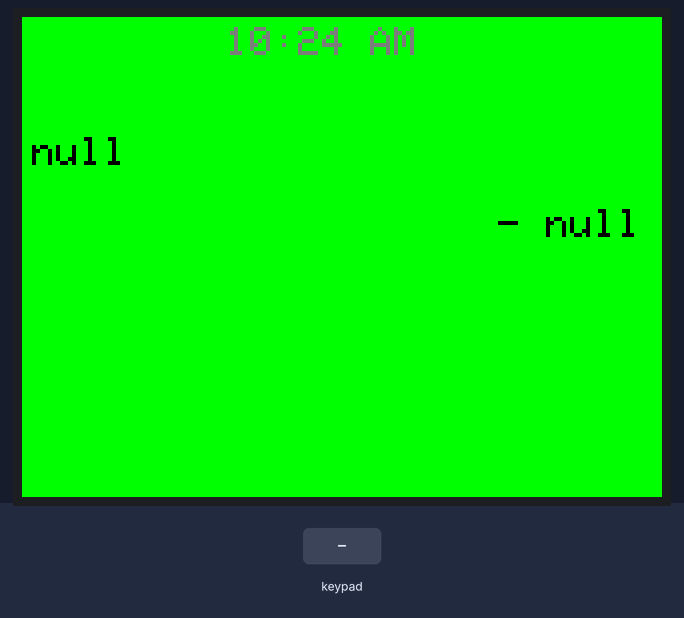
This program was run on a simulated ESP32. Parts: 320×240 colour display. Inputs (shaded band) come from the test bench. WiFi joins after 1.5 s; servers stay silent unless stated; the local clock reads 2024-03-15 10:24:30 at power-on unless the program sets it; not simulated (calls return 0 or success): secrets.h; what the program prints to the serial monitor is not drawn.

Above: at 3.1 s.
3.2 s: key 'A' pressed
At 3.34 s:
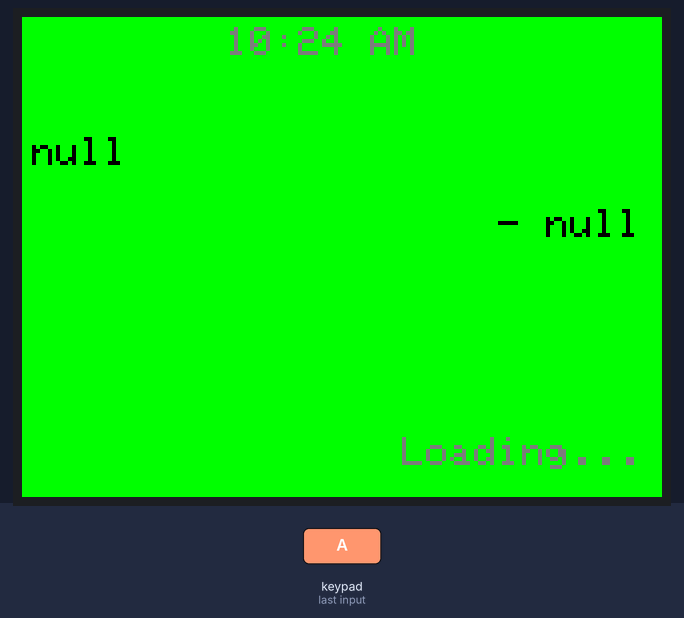
4.9 s: key 'A' pressed
At 5.04 s:
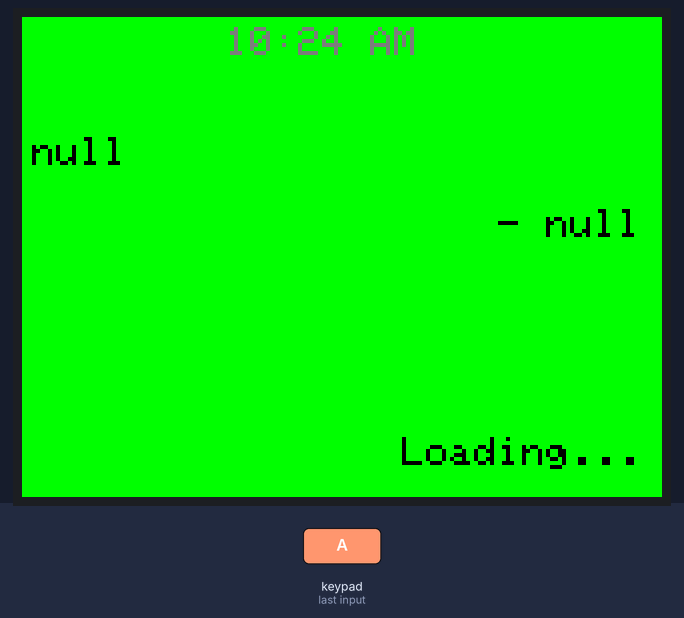
Timing chart, 0 to 7.9 s (numbered marks = the images above; inputs shaded):
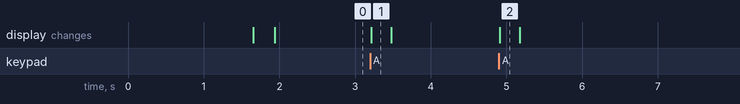

The program:

main.cpp
```cpp
/**
 * CSC230 Final
 * Author: Levi Terry
 *
 * Description: Fetches random quotes from the Quotable API and displays them on the screen. Has autofetch functionality and shows the current time
 */

#include <Arduino.h>
#include <WiFi.h>
#include <HTTPClient.h>
#include <WiFiClientSecure.h>
#include <M5Core2.h>
#include <Arduino_JSON.h>
#include <algorithm>

#include "secrets.h"
#include "time.h"

// Prototypes
String getQuote();
JSONVar parseJson(String jsonString);
void drawWrappedText(String text, String author, int x, int y, int textSize = 2);
String formatAutofetchDelay(int timeout);
String getCurrentTime();
String convertTo12HTime(String time24);

int autoFetchTimeY = 25;
int quoteY = 60;

// Autofetch settings
bool autoFetch = false;
int autoFetchTimeout = 30000;
unsigned long lastFetchTime = 0;

// Timeout options 5s, 10s, 20s, 30s, 1m, 30m, 1h
int timeouts[] = {5000, 10000, 20000, 30000, 60000, 1800000, 3600000};

const char* ntpServer = "pool.ntp.org";
const long gmtOffset_sec = -7 * 3600;
const int daylightOffset_sec = 0;

unsigned long lastTimeUpdate = 0;
static int lastMinute = -1;
struct tm startTimeInfo;

void setup() {
  Serial.begin(115200);
  // while (!Serial) {;}

  // Connect to WiFi
  Serial.println("Connecting to WiFi...");
  WiFi.begin(WIFI_SSID, WIFI_PASSWORD);
  while (WiFi.status() != WL_CONNECTED) {
    Serial.print(".");
    delay(500);
  }

  Serial.println();

  IPAddress localIP = WiFi.localIP();
  Serial.print("Connected to WiFi. IP Address: ");
  Serial.println(localIP);
  Serial.println();

  configTime(gmtOffset_sec, daylightOffset_sec, ntpServer);

  Serial.println("Current time: " + convertTo12HTime(getCurrentTime()));

  M5.begin();

  M5.Lcd.fillScreen(GREEN);
  M5.Lcd.setTextSize(2);

  JSONVar quote = parseJson(getQuote());
  M5.Lcd.setTextColor(BLACK, GREEN);
  drawWrappedText(quote["content"], quote["author"], 5, quoteY);
}

void loop() {
  M5.update();

  // Update time on screen (1/min)
  if (getLocalTime(&startTimeInfo)) {
    if (startTimeInfo.tm_min != lastMinute) {
      lastMinute = startTimeInfo.tm_min;
      String time = convertTo12HTime(getCurrentTime());

      Serial.println("Current time: " + time);

      // Center
      int x = (M5.Lcd.width() - M5.Lcd.textWidth(time)) / 2;
      int y = 5;

      M5.Lcd.setCursor(x - 10, y);

      M5.Lcd.fillRect(x - 10, y, M5.Lcd.textWidth("00:00"), 16, GREEN);

      M5.Lcd.setTextColor(DARKGREY, GREEN);
      M5.Lcd.drawString(time, x - 10, y);
    }
  }

  // BtnA manually gets quote
  if (M5.BtnA.wasPressed()) {
    Serial.println("Fetching new quote...");

    M5.Lcd.setCursor(M5.Lcd.width() - M5.Lcd.textWidth("Loading...") - 10, M5.Lcd.height() - 30);
    M5.Lcd.println("Loading...");

    JSONVar quote = parseJson(getQuote());

    // M5.Lcd.setCursor(10, 30);
    M5.Lcd.fillRect(0, quoteY, M5.Lcd.width(), M5.Lcd.height() - 20, GREEN);
    M5.Lcd.setTextColor(BLACK, GREEN);
    drawWrappedText(quote["content"], quote["author"], 5, quoteY);

    // BtnB toggles auto-fetch
  } else if (M5.BtnB.pressedFor(500, 1500)) {
    autoFetch = !autoFetch;
    // BtnC changes auto-fetch timeout
  } else if (M5.BtnC.pressedFor(300, 1000)) {
    int timeoutsLen = sizeof(timeouts)/sizeof(timeouts[0]);

    auto it = std::find(timeouts, timeouts + timeoutsLen, autoFetchTimeout);
    int currentTimeoutIdx = (it != timeouts + timeoutsLen) ? (it - timeouts) : 0;

    // Move to next timeout in the array
    currentTimeoutIdx = (currentTimeoutIdx + 1) % timeoutsLen;
    autoFetchTimeout = timeouts[currentTimeoutIdx];

    M5.Lcd.fillRect(0, autoFetchTimeY, M5.Lcd.width(), 20, GREEN);

    Serial.println("Changed auto-fetch timeout to: " + String(autoFetchTimeout) + "ms");
  }

  if (autoFetch) {
    // Display current autofetch delay
    M5.Lcd.fillCircle(M5.Lcd.width() / 2, M5.Lcd.height() - 10, 5, BLUE);
    M5.Lcd.setCursor(10, autoFetchTimeY);
    M5.Lcd.setTextColor(BLUE, WHITE);
    M5.Lcd.println("Autofetch delay: " + formatAutofetchDelay(autoFetchTimeout));
    M5.Lcd.setTextColor(BLACK, GREEN);

    // Check if another fetch is needed
    if ((millis() - lastFetchTime > autoFetchTimeout)) {
      lastFetchTime = millis();
      Serial.println("Auto-fetching new quote...");

      M5.Lcd.setCursor(M5.Lcd.width() - M5.Lcd.textWidth("Loading...") - 10, M5.Lcd.height() - 30);
      M5.Lcd.println("Loading...");

      JSONVar quote = parseJson(getQuote());

      M5.Lcd.fillRect(0, quoteY, M5.Lcd.width(), M5.Lcd.height() - quoteY, GREEN);
      M5.Lcd.setTextColor(BLACK, GREEN);
      drawWrappedText(quote["content"], quote["author"], 5, quoteY);
    }
  } else {
    M5.Lcd.fillRect((M5.Lcd.width() / 2) - 5, M5.Lcd.height() - 10, 10, 10, GREEN);
    M5.Lcd.setCursor(10, autoFetchTimeY);
    M5.Lcd.fillRect(10, autoFetchTimeY, M5.Lcd.width(), quoteY - autoFetchTimeY, GREEN);
  }
}

// Make the request to the Quotable API and return the response as a string
String getQuote() {
  WiFiClientSecure client;
  client.setInsecure(); // Disable certificate verification for simplicity

  HTTPClient http;

  const char* host = "https://api.quotable.io/random";
  http.begin(client, host);

  int httpResponseCode = http.GET();
  String response;

  if (httpResponseCode > 0) {
    response = http.getString();
  } else {
    Serial.print("Error on HTTP request: ");
    Serial.println(httpResponseCode);
  }

  http.end();

  return response;
}

// Parse the JSON string and return a JSONVar object
JSONVar parseJson(String jsonString) {
  JSONVar json = JSON.parse(jsonString);

  if (JSON.typeof(json) == "undefined") {
    Serial.println("Parsing JSON failed!");
    return JSONVar();
  }

  return json;
}

// Draw text on the screen, wrapping it if necessary
void drawWrappedText(String text, String author, int x, int y, int textSize) {
  M5.Lcd.setTextSize(textSize);
  M5.Lcd.setCursor(x, y);

  int maxWidth = M5.Lcd.width() - 20; // Leave some margin

  // Approximation of line height
  int lineHeight = 8 * textSize;
  // How many lines were drawn
  int linesDrawn = 0;

  // Keep track of the start position of the current line
  int start = 0;
  String line = "";

  // Loop through the text and wrap if necessary
  while (start < text.length()) {
    /// Find when the next word is
    int spaceIdx =  text.indexOf(' ', start);

    if (spaceIdx == -1) {
      spaceIdx = text.length();
    }

    String word = text.substring(start, spaceIdx + 1);
    String testLine = line + word;

    // If the line will exceed the max width, finalize the current line
    if (M5.Lcd.textWidth(testLine) > maxWidth) {
      // If the test line exceeds the max width, we need to finalize the current line
      M5.Lcd.setCursor(x, y + linesDrawn * lineHeight);
      M5.Lcd.println(line);
      line = word;
      linesDrawn++;
    } else {
      line = testLine;
    }

    start = spaceIdx + 1;
  }

  if (line.length() > 0) {
    M5.Lcd.println(line);
    linesDrawn++;
  }

  // Find where to place the author name, right aligned
  int nextY = y + linesDrawn * lineHeight + 20;
  int authorWidth = (author.length() + 2) * 6 * textSize;
  int authorX = M5.Lcd.width() - authorWidth - 10;

  M5.Lcd.setCursor(authorX, nextY);
  // M5.Lcd.setTextDatum
  M5.Lcd.print("- " + author);
}

// Format the autofetch delay (adds correct unit)
String formatAutofetchDelay(int timeout) {
  if (timeout >= 3600000) {
    return String(timeout / 3600000) + "h";
  } else if (timeout >= 60000) {
    return String(timeout / 60000) + "m";
  } else  {
    return String(timeout / 1000) + "s";
  }
}

String getCurrentTime() {
  struct tm timeinfo;
  if (!getLocalTime(&timeinfo)) {
    Serial.println("Failed to obtain time");
    return String("");
  }

  // Pad hour, min, sec with leading zeros
  String hh = String(timeinfo.tm_hour);   // keep hour as-is for 24H
  String mm = timeinfo.tm_min < 10 ? "0" + String(timeinfo.tm_min) : String(timeinfo.tm_min);
  // String ss = timeinfo.tm_sec < 10 ? "0" + String(timeinfo.tm_sec) : String(timeinfo.tm_sec);

  return hh + ":" + mm/* + ":" + ss*/;
}

String convertTo12HTime(String time24) {
  Serial.println("Converting 24H time: " + time24);
  int colonIndex = time24.indexOf(':');
  if (colonIndex == -1) {
    return time24; // Invalid format, return as is
  }

  int hour = time24.substring(0, colonIndex).toInt();
  String minutes = time24.substring(colonIndex + 1);
  String period = "AM";

  if (hour >= 12) {
    period = "PM";

    if (hour > 12) {
      hour -= 12;
    }
  } else if (hour == 0) {
    hour = 12; // Midnight case
  }

  return String(hour) + ":" + minutes + " " + period;
}
```

Measured:
- after the input at 3.2 s, the display: changes at once (image 1)
- after the input at 4.9 s, the display: changes at once (image 2)
